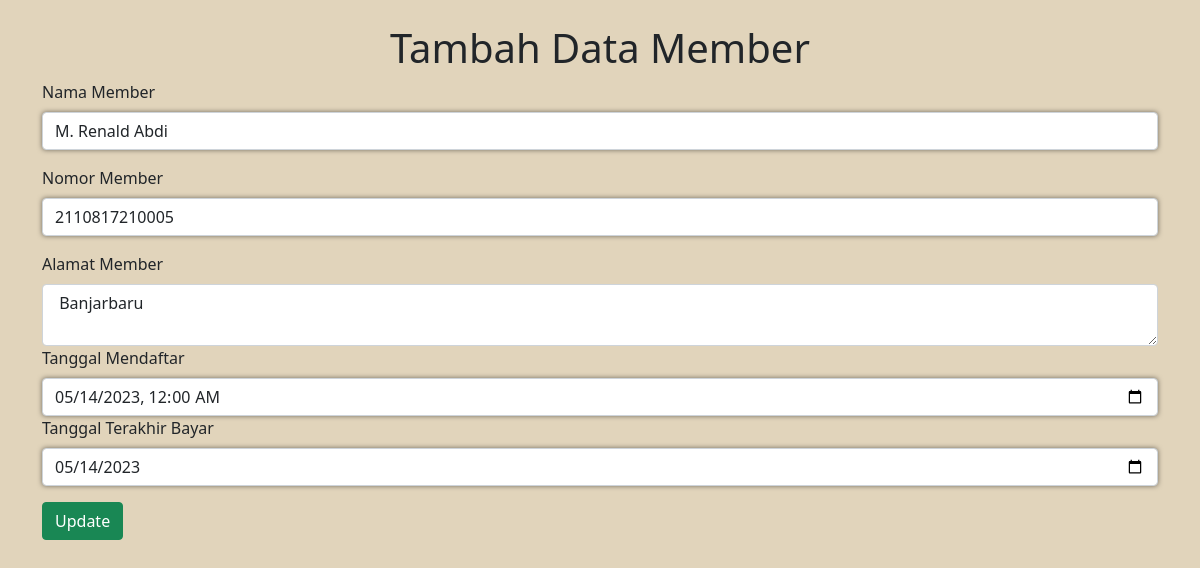
/FormMember.php?id_member=1, run on the app's committed database.
### tables this page shows
CREATE TABLE `member` (
  `id_member` int(11) NOT NULL,
  `nama_member` varchar(250) NOT NULL,
  `nomor_member` varchar(15) NOT NULL,
  `alamat` text NOT NULL,
  `tgl_mendaftar` date NOT NULL,
  `tgl_terakhir_bayar` date NOT NULL
);

### FormMember.php (the view, shortened to what this page needs)
<!DOCTYPE html>
<html lang="en">
<head>
    <link href="https://cdn.jsdelivr.net/npm/bootstrap@5.1.3/dist/css/bootstrap.min.css" rel="stylesheet"
>
</head>
<body class="p-3" style="background-color: #E1D4BB">
    <?php
    include_once('Model.php');
    if (isset($_GET['id_member'])) {
        editMember();
    }
    ?>
    <div class="container">
        <div class="row">
            <form action="" method="post">
                <h1 style="text-align: center;" class="mt-2">Tambah Data Member</h1>
                <label for="nama_member" class="form-label">Nama Member</label>
                <input type="text" name="nama_member" id="nama_member" class="form-control mb-3"
                    value="<?php if (isset($_GET['id_member']))
                        echo $result[0]["nama_member"] ?>" required>
                    <label for="nomor_member" class="form-label">Nomor Member</label>
                    <input type="text" name="nomor_member" id="nomor_member" class="form-control mb-3"
                        value="<?php if (isset($_GET['id_member']))
                        echo $result[0]["nomor_member"] ?>" required>
                    <label for="alamat" class="form-label">Alamat Member</label>
                    <textarea name="alamat" id="alamat" class="form-control"
                        required><?php if (isset($_GET['id_member']))
                        echo $result[0]["alamat"] ?> </textarea>
                    <label for="tgl_mendaftar" class="form-label">Tanggal Mendaftar</label>
                    <input type="datetime-local" name="tgl_mendaftar" id="tgl_mendaftar" class="form-control"
                        value="<?php if (isset($_GET['id_member']))
                        echo date('Y-m-d\TH:i', strtotime($result[0]["tgl_mendaftar"])) ?>"
                        required>
                    <label for="tgl_terakhir_bayar" class="form-label">Tanggal Terakhir Bayar</label>
                    <input type="date" name="tgl_terakhir_bayar" id="tgl_terakhir_bayar" class="form-control"
                        value="<?php if (isset($_GET['id_member']))
                        echo $result[0]["tgl_terakhir_bayar"] ?>" required>
                <?php
                    if (isset($_GET['id_member'])) {
                        echo "<button type=\"submit\" class=\"btn btn-success mt-3\" name=\"update\"> Update </button>";
                    } else {
                        echo "<button type=\"submit\" class=\"btn btn-success mt-3\" name=\"tambah\"> Tambah </button>";
                    }
                    ?>
        </div>
    </div>
</body>
</html>

### FormMember.php (style rules this page uses)
input { font-weight: 500; font-size: .8vw; color: #fff; background-color: rgb(28, 28, 30); box-shadow: 0 0 .4vw rgba(0, 0, 0, 0.5), 0 0 0 .15vw transparent; border-radius: 0.4vw; border: none; outline: none; padding: 0.4vw; transition: .4s; }

### data on the page
member: nama_member "M. Renald Abdi", nomor_member "2110817210005", alamat "Banjarbaru", tgl_mendaftar "05/14/2023 00:00", tgl_terakhir_bayar "05/14/2023"
